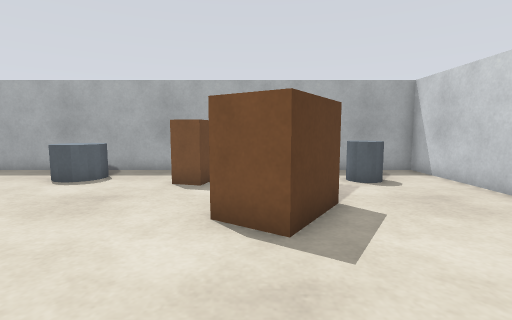
View 1 (above)

16 first-person views from a walk through a robot-simulator world made for Gazebo. The camera is 0.8 m above the floor, tilts 6° down and sees 85° across. The floor is counted in squares, 0.5 m on a side. Each view is taken from the middle of a square. On the plan, view 1 faces up. The plan holds only what a view shows up to about 14 squares ahead; the rest is blank.

View 2
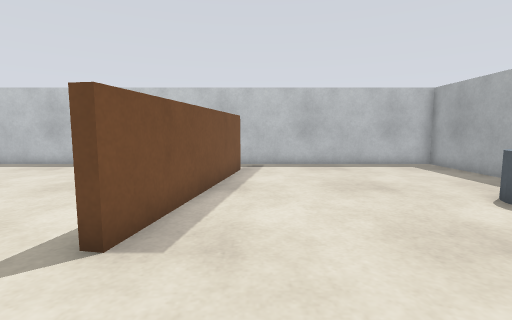

View 3
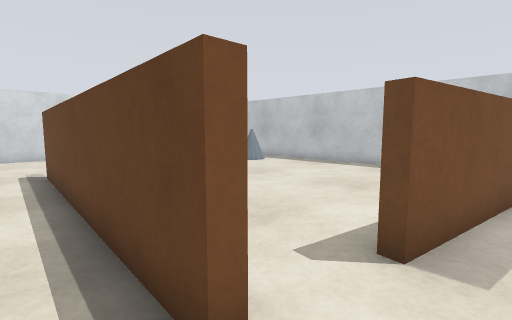

View 4
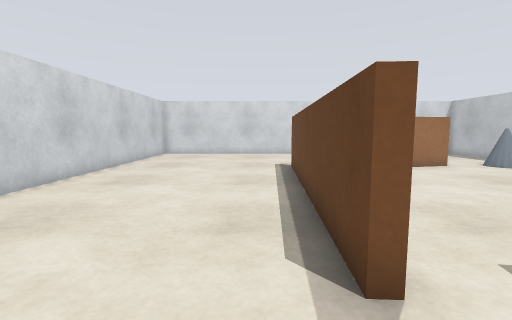

View 5
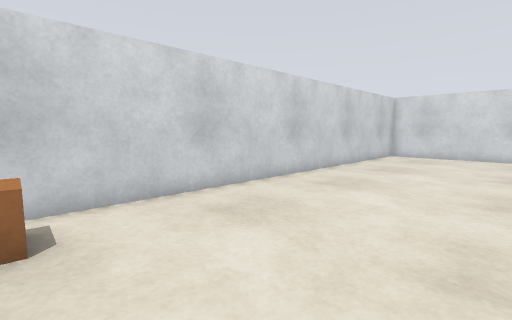

View 6
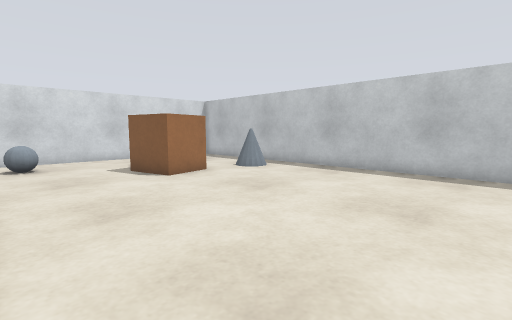

View 7
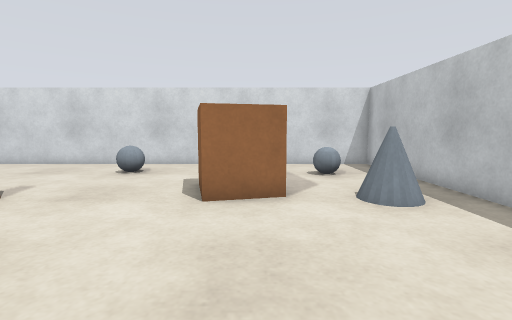

View 8
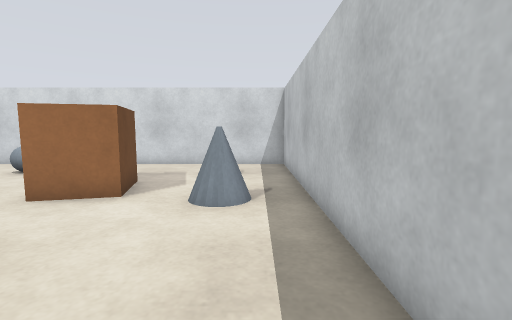

View 9
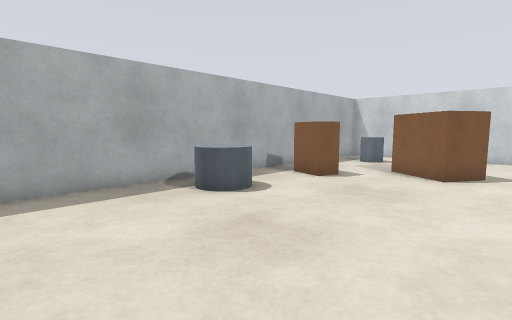

View 10
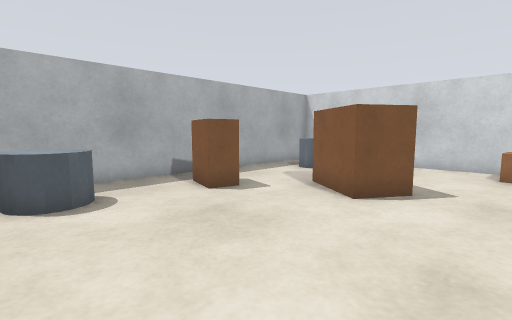

View 11
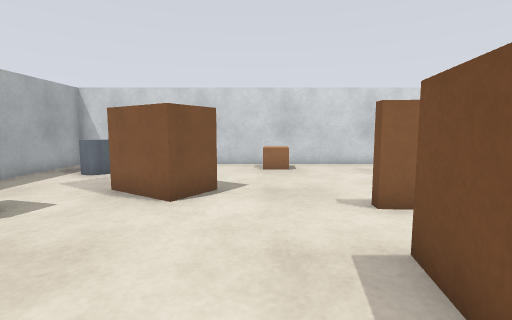

View 12
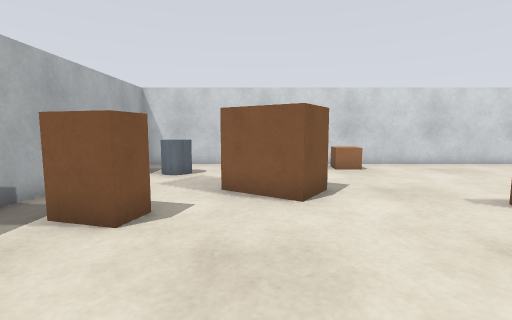

View 13
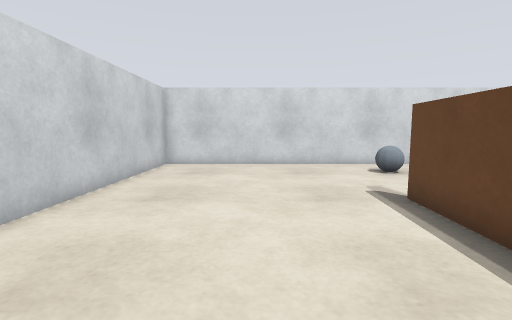

View 14
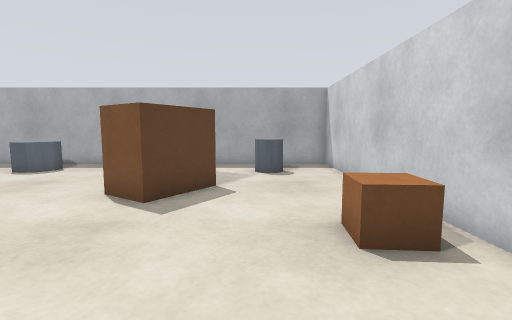

View 15
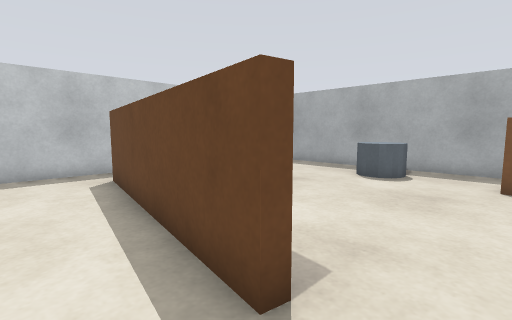

View 16
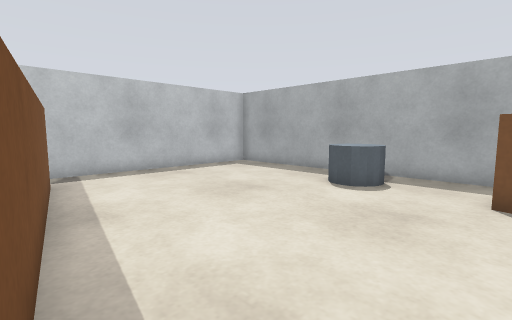

### Floor plan
Points are (right, up) in squares from view 1. A wall is a line through its corners. A room is listed if a view was taken in it or the views show most of it. See-through windows are left out.
Room 1 (views 1, 2, 3, 4, 5, 6, 7, 8, 9, 10, 11, 12, 13, 14, 15, 16)
walls: (-1.5, -0.3) (-1.4, 0.5) (-1.1, 0.5) (-1.6, -9.6); (-11.4, 2.4) (-3.5, 1) (-3.6, 0.6) (-11.5, 2); (6.3, 11.3) (-13.3, 11.3) (-13.3, -16.3) (6.3, -16.3) (6.3, 11.3)
objects: grey ball (-11, -14) to (-10, -13); brown box (-8, -12) to (-7, -9); grey cylinder (-7, 9) to (-5, 10); grey ball (-3, -14) to (-3, -13); brown box (-2, 8) to (-1, 9); brown box (-1, 4) to (2, 7); grey cylinder (3, 9) to (4, 9); brown box (5, 2)

Where each view was taken, in squares from view 1:
view 1: 0 up, 0 right, facing up
view 2: 3 up, 0 right, facing left
view 3: 2 up, 0 right, facing down-left
view 4: 3 up, 0 right, facing down
view 5: 2 up, 0 right, facing down-right
view 6: 0 up, 2 left, facing down-left
view 7: 3 down, 8 left, facing down
view 8: 3 down, 12 left, facing down
view 9: 3 up, 11 left, facing up-right
view 10: 2 up, 7 left, facing up-right
view 11: 3 up, 7 left, facing right
view 12: 6 up, 7 left, facing right
view 13: 3 down, 2 right, facing down
view 14: 2 down, 3 right, facing up
view 15: 1 down, 2 left, facing up-left
view 16: 1 up, 2 left, facing up-left
